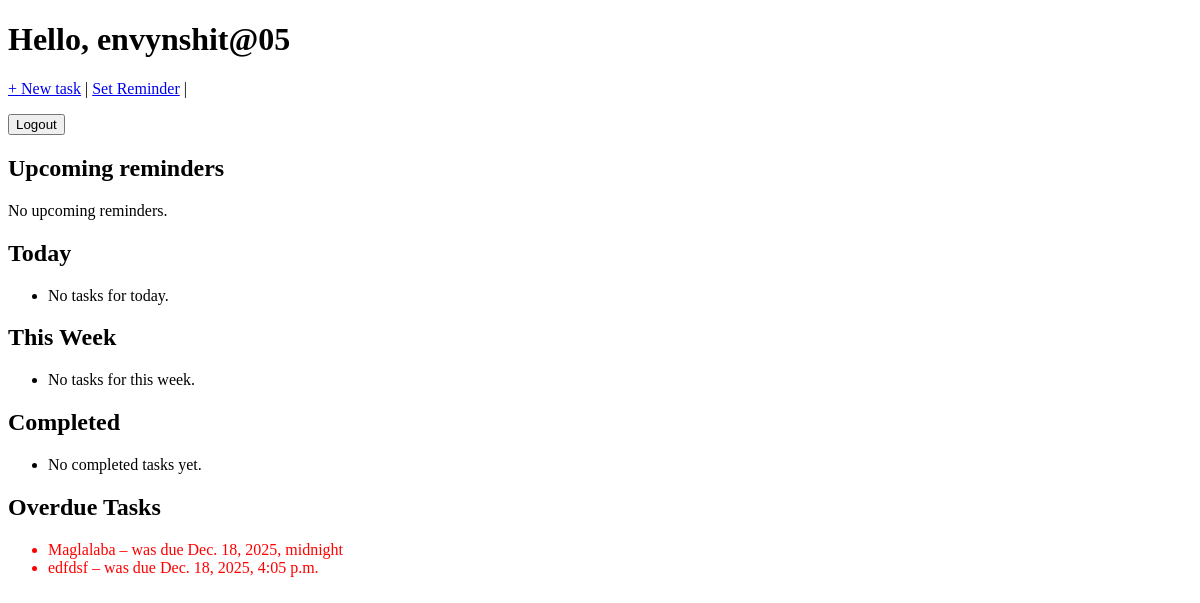
The page / (signed in) on the database as committed earlier.
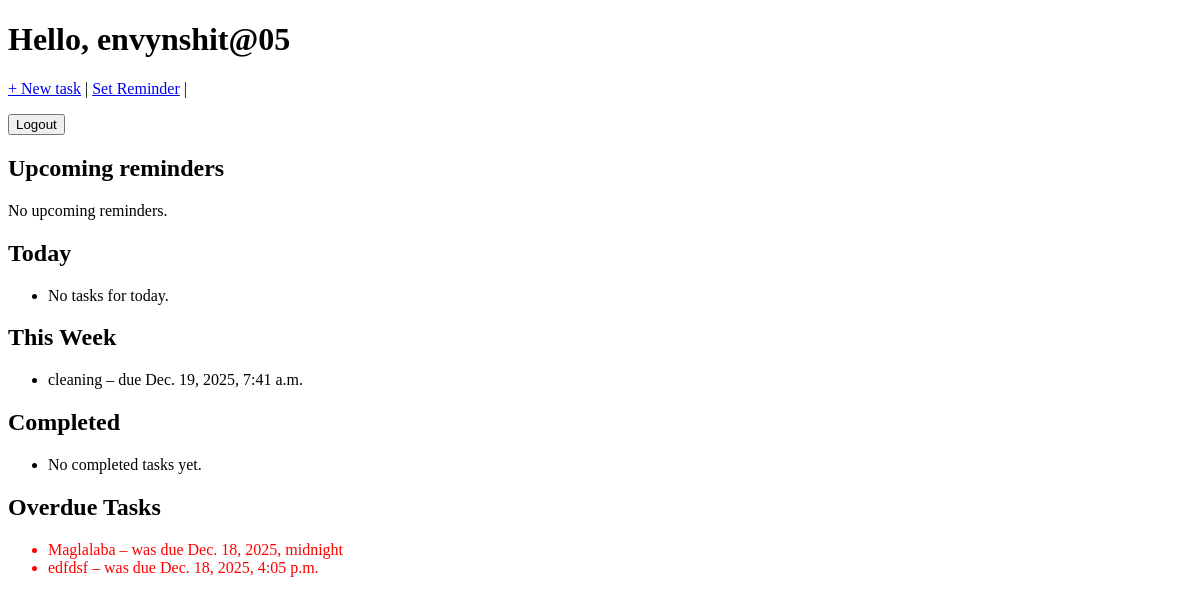
The same page on the database as committed later.
### core/models.py (models this page shows, shortened)
class Task(models.Model):
    STATUS_CHOICES = [
        ('todo', 'To Do'),
        ('doing', 'Doing'),
        ('done', 'Done'),
    ]
    owner = models.ForeignKey(User, on_delete=models.CASCADE)
    title = models.CharField(max_length=200)
    description = models.TextField(blank=True)
    due_date = models.DateTimeField(null=True, blank=True)
    status = models.CharField(max_length=10, choices=STATUS_CHOICES, default='todo')
    created_at = models.DateTimeField(auto_now_add=True)

### core/views.py (the view)
# urls.py: path('', views.dashboard, name='dashboard'),
@login_required
def dashboard(request):
    today = timezone.now().date()
    task_today = Task.objects.filter(owner=request.user, due_date=today)
    tasks_week = Task.objects.filter(
        owner=request.user,
        due_date__gte=today,
        due_date__lte=today + timezone.timedelta(days=7)
    )
    tasks_completed = Task.objects.filter(owner=request.user, status='done')
    reminders = Reminder.objects.filter(
        task__owner=request.user,
        remind_at__gte=timezone.now(),
    ).order_by('remind_at')
    overdue_tasks = Task.objects.filter(
        owner=request.user,
        status__in=['todo', 'in progress'],
        due_date__lt=today,
    )
    return render(request, 'core/dashboard.html', {
        'tasks_today': task_today,
        'tasks_week': tasks_week,
        'tasks_completed': tasks_completed,
        'reminders': reminders,
        'overdue_tasks': overdue_tasks,
    })

### core/templates/core/dashboard.html (shortened to what this page needs)
<!DOCTYPE html>
<html>
<head>
</head>
<body>
  <h1>Hello, {{ request.user.username }}</h1>
  <p><a href="{% url 'task_create' %}">+ New task</a> |
    <a href="{% url 'reminder_create' %}">Set Reminder</a> |
    <form method="post" action="{% url 'logout' %}" style="display:inline;">
      <button type="submit">Logout</button>
    </form>
  </p>
  <h2>Upcoming reminders</h2>
  {% if reminders %}
  <ul>
    {% for r in reminders %}
      <li>
        {{ r.remind_at }} – {{ r.task.title }}
      </li>
  {% endfor %}
  </ul>
  {% else %}
  <p>No upcoming reminders.</p>
  {% endif %}
  <h2>Today</h2>
  <ul>
    {% for task in tasks_today %}
      <li>{{ task.title }} ({{ task.get_status_display }})</li>
    {% empty %}
      <li>No tasks for today.</li>
    {% endfor %}
  </ul>
  <h2>This Week</h2>
  <ul>
    {% for task in tasks_week %}
      <li>{{ task.title }} – due {{ task.due_date }}</li>
    {% empty %}
      <li>No tasks for this week.</li>
    {% endfor %}
  </ul>
  <h2>Completed</h2>
  <ul>
    {% for task in tasks_completed %}
      <li>{{ task.title }}</li>
    {% empty %}
      <li>No completed tasks yet.</li>
    {% endfor %}
  </ul>
  <h2>Overdue Tasks</h2>
  <ul>
    {% for task in overdue_tasks %}
      <li style="color: red">
        {{ task.title }} – was due {{ task.due_date }}
      </li>
    {% empty %}
      <li>No overdue tasks. 🎉</li>
    {% endfor %}
  </ul>
</body>
</html>

Rows that differ between the two databases and show on the page:
added Task: title "cleaning", due_date "Dec. 19, 2025, 7:41 a.m.", shown under "This Week"
Other text that changed with them:
text no longer shown: "No tasks for this week."
